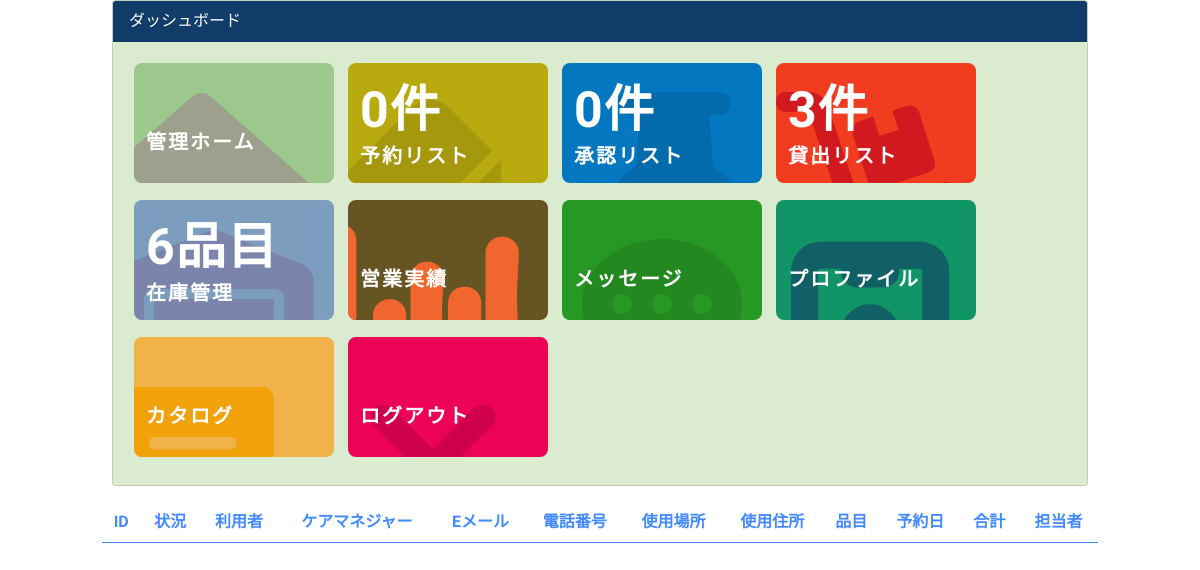
The app's page /dashboard/book_list/, older data.
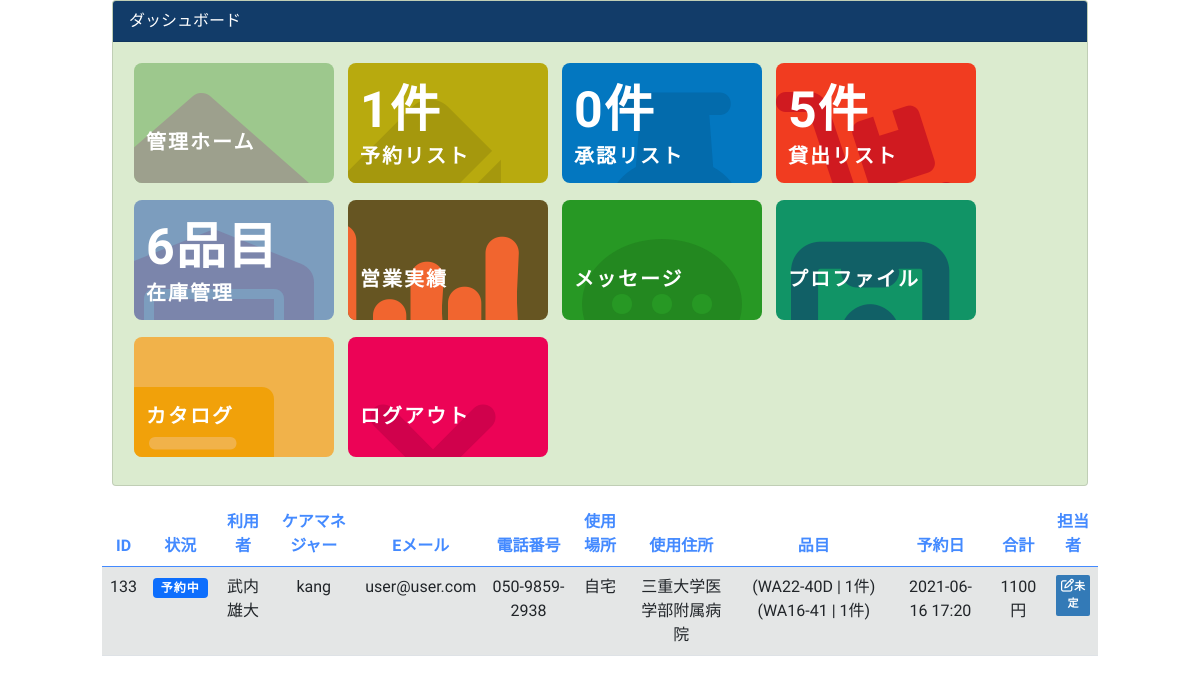
The same page, newer data.
### customer/models.py (models this page shows, shortened)
class OrderModel(models.Model):
    user = models.ForeignKey(User, on_delete=models.CASCADE)
    created_on = models.DateTimeField(auto_now_add=True)
    items = models.ManyToManyField(
        'OrderItem')
    license = models.CharField(max_length=100, blank=True)
    name = models.CharField(max_length=50, blank=True)
    email = models.CharField(max_length=50, blank=True)
    facility = models.CharField(max_length=50, blank=True)
    phone = models.CharField(max_length=50, blank=True)
    price = models.IntegerField(blank=True, null=True)
    status = models.IntegerField(default=2)
    description = models.CharField(max_length=100, blank=True)
    permitter = models.ForeignKey(User, related_name='permitter', on_delete=models.CASCADE, blank=True, null=True)
    permit_day = models.DateTimeField(blank=True, null=True)
    handler = models.ForeignKey(User, related_name="handler", on_delete=models.CASCADE, blank=True, null=True)
    location_selecter = models.IntegerField(blank=True)
    limit = models.IntegerField(default=0)
    start_date = models.DateTimeField()
    end_date = models.DateTimeField()

class OrderItem(models.Model):
    user = models.ForeignKey(User, on_delete=models.CASCADE)
    items = models.ForeignKey(
        'MenuItem', on_delete=models.CASCADE, blank=True, null=True)
    quantity = models.IntegerField(default=1)
    ordered = models.BooleanField(default=False)
    def __str__(self):
        return f'{self.items} | {self.quantity}件'

class MenuItem(models.Model):
    name = models.CharField(max_length=100)
    description = models.TextField()
    image = models.ImageField(upload_to='menu_images/', blank=True)
    price = models.IntegerField()
    category = models.ForeignKey('Category', on_delete=models.CASCADE)
    quantity = models.IntegerField(default=0)
    video_url = models.CharField(max_length=100, blank=True)
    def __str__(self):
        return self.name

### dashboard/views.py (the view, shortened to what this page needs)
# urls.py: path('book_list/', book_list, name='book_list'),
def book_list(request):
    orders = OrderModel.objects.filter(status=2)
    order_count = OrderModel.objects.filter(status=2).count()
    uncharged_count = Permission.objects.filter(result=3).count()
    rent_count = Permission.objects.filter(result=1).count()
    item_count = MenuItem.objects.all().count()
    context = {
        'orders': orders,
        'order_count': order_count,
        'uncharged_count': uncharged_count,
        'rent_count':rent_count,
        'item_count':item_count,
    }
    return render(request, 'dashboard/book_list.html', context)

### dashboard/templates/dashboard/book_list.html (shortened to what this page needs)
{% extends 'dashboard/base.html' %}
{% load auth_extras %}
{% load crispy_forms_tags %}
{% block content %}
{% include 'dashboard/top.html' %}
<div class="row justify-content-center mt-3">
<div class="col-lg-10">
    <table class="table table-striped text-center" id="fav-table">
        <thead>
            <tr class="row-name">
                <th>ID</th>
                <th>状況</th>
                <th>利用者</th>
                <th>ケアマネジャー</th>
                <th>Eメール</th>
                <th>電話番号</th>
                <th>使用場所</th>
                <th>使用住所</th>
                <th>品目</th>
                <th>予約日</th>
                <th>合計</th>
                <th>担当者</th>
            </tr>
        </thead>
        <tbody>
            {% for order in orders %}
            <tr class="row-content">
                <td>{{ order.pk }}</td>
                <td><span class="badge bg-primary">予約中</span></td>
                <td>{{ order.name }}</td>
                <td>{{ order.user }}</td>
                <td>{{ order.email }}</td>
                <td>{{ order.phone }}</td>
                <td>
                    {% if order.location_selecter == 1 %}
                    自宅
                    {% else %}
                    施設
                    {% endif %}
                </td>
                <td>
                    {% if order.location_selecter == 1 %}
                    {{order.facility }}
                    {% else %}
                    {{ order.user.client.facility }}
                    {% endif %}
                </td>
                <td>
                    {% for item in order.items.all %}
                    ({{ item }})
                    {% endfor %}
                </td>
                <td>{{ order.created_on | date:'Y-m-d H:i' }}</td>
                <td>{{ order.price }}円</td>
                <td>
                    {% if order.handler %}
                    {{ order.handler }}
                    {% else %}
                    <button href="#{{order.pk}}" type="button" class="btn btn-primary edit p-1" data-bs-toggle="modal" data-bs-target="#collapseExample{{order.pk}}"><i class="fa fa-pencil-square-o" aria-hidden="true"></i>未定</button>
                    {% endif %}
                </td>
            </tr>
                {% endfor %}
        </tbody>
    </table>
    </div>
</div>
{% endblock content %}

Row changes from the older to the newer data that the page shows:
added OrderModel: pk "133", name "武内雄大", user "kang", email "user@user.com", phone "050-9859-2938", location_selecter "自宅", facility "三重大学医学部附属病院", created_on "2021-06-16 17:20", price "1100"
added OrderItem: items+quantity "WA22-40D | 1件"
added OrderItem: items+quantity "WA16-41 | 1件"
Text that changed along with them:
{{ order_count }}: "0" → "1"
{{ rent_count }}: "3" → "5"
